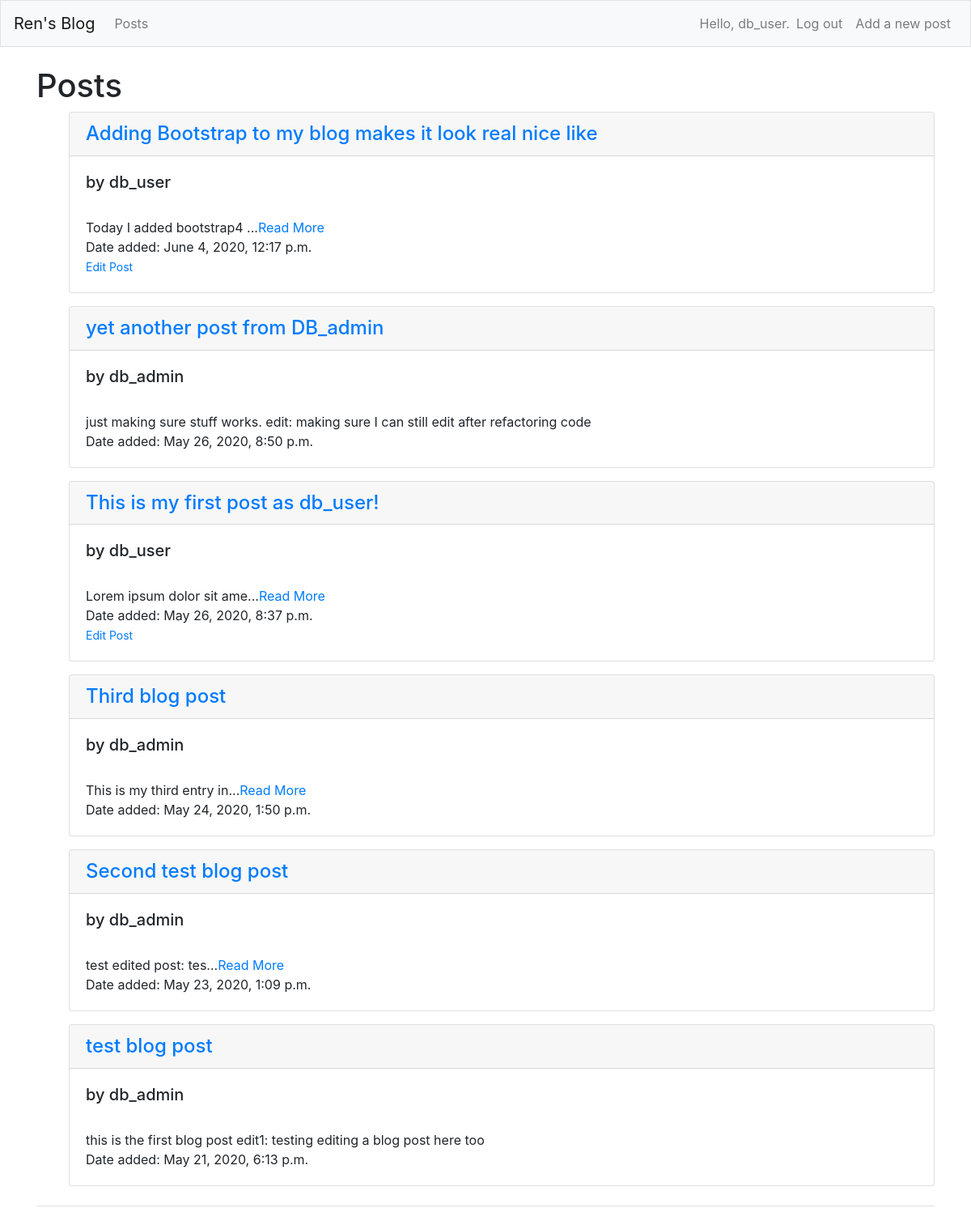
Screenshot of /posts/ (signed in) with the database file from the repository.
### blogs/models.py (models this page shows, shortened)
class BlogPost(models.Model):
    date_added = models.DateTimeField(auto_now_add=True)
    title = models.CharField(max_length=64, unique=True)
    text = models.TextField()
    owner = models.ForeignKey(User, on_delete=models.CASCADE)

### blogs/views.py (the view)
# urls.py: path('posts/', views.posts, name='posts'),
def posts(request):
    posts = BlogPost.objects.order_by('-date_added')
    context = {'posts': posts}
    return render(request, 'blogs/posts.html', context)

### blogs/templates/blogs/posts.html
{% extends "blogs/base.html" %}
{% load bootstrap4 %}
{% block page_header %}
    <h1>Posts</h1>
{% endblock page_header%}
{% block content %}
<ul>
    {% for post in posts %}
    <div class="card mb-3">
        <h4 class="card-header">
          <a href="{% url 'blogs:post' post.id %}">{{ post.title }}</a>
        </h4>
      <div class="card-body">
        <h5>by {{ post.owner }}</h5>
        <br>
        {% if post.text|length > 100 %}
          {{post.text|slice:":25"}}...<a href="{% url 'blogs:post' post.id %}">Read More</a>
          <br>
          Date added: {{ post.date_added }}
        {% else %}
          {{post.text}}
          <br>
          Date added: {{ post.date_added }}
        {% endif %}
        <br>
        {% if user == post.owner %}
        <small><a href="{% url 'blogs:edit_post' post.id %}">Edit Post</a></small>
        {% endif %}
      </div>
    </div>
  {% empty %}
    There are no entries yet.
  {% endfor %}
</ul>
{% endblock content %}

### blogs/templates/blogs/base.html (shortened to what this page needs)
{% load bootstrap4 %}
<!doctype html>
<html lang="en">
<head>
    {% bootstrap_css %}
</head>
<body>
    <nav class="navbar navbar-expand-md navbar-light bg-light mb-4 border">
        <a class="navbar-brand" href="{% url 'blogs:index' %}">
            Ren's Blog
        </a>
        <div class="collapse navbar-collapse" id="navbarCollapse">
            <ul class="navbar-nav mr-auto">
                <li class="nav-item">
                    <a class="nav-link" href="{% url 'blogs:posts' %}">
                        Posts
                    </a>
                </li>
            </ul>
            <ul class="navbar-nav ml-auto">
                {% if user.is_authenticated %}
                <li class="nav-item">
                    <span class="navbar-text">Hello, {{ user.username }}.</span>
                </li>
                <li class="nav-item">
                    <a class="nav-link" href="{% url 'users:logout' %}">Log out</a>
                </li>
                <li class="nav-item">
                    <a class="nav-link" href="{% url 'blogs:new_post' %}">
                        Add a new post
                    </a>
                </li>
                {% endif %}
            </ul>
        </div>
    </nav>
    <main role="main" class="container">
        <div class="pb-2 mb-2 border-bottom">
            {% block page_header %}{% endblock page_header %}
        <div>
            {% block content %}{% endblock content%}
        </div>
    </main>
</body>
</html>

### rows the page displays
BlogPost: title "Adding Bootstrap to my blog makes it look real nice like", owner "db_user", text "Today I added bootstrap4", date_added "June 4, 2020, 12:17 p.m.", shows "Edit Post"
BlogPost: title "yet another post from DB_admin", owner "db_admin", text "just making sure stuff works. edit: making sure I can still edit after refactoring code", date_added "May 26, 2020, 8:50 p.m."
BlogPost: title "This is my first post as db_user!", owner "db_user", text "Lorem ipsum dolor sit ame", date_added "May 26, 2020, 8:37 p.m.", shows "Edit Post"
BlogPost: title "Third blog post", owner "db_admin", text "This is my third entry in", date_added "May 24, 2020, 1:50 p.m."
BlogPost: title "Second test blog post", owner "db_admin", text "test edited post: tes", date_added "May 23, 2020, 1:09 p.m."
BlogPost: title "test blog post", owner "db_admin", text "this is the first blog post edit1: testing editing a blog post here too", date_added "May 21, 2020, 6:13 p.m."

### other values shown
{{ user.username }} "db_user"
